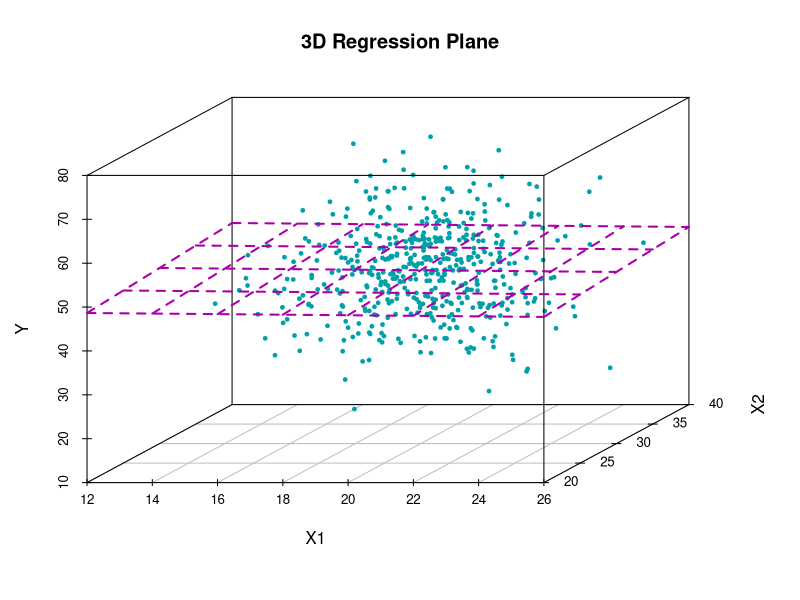
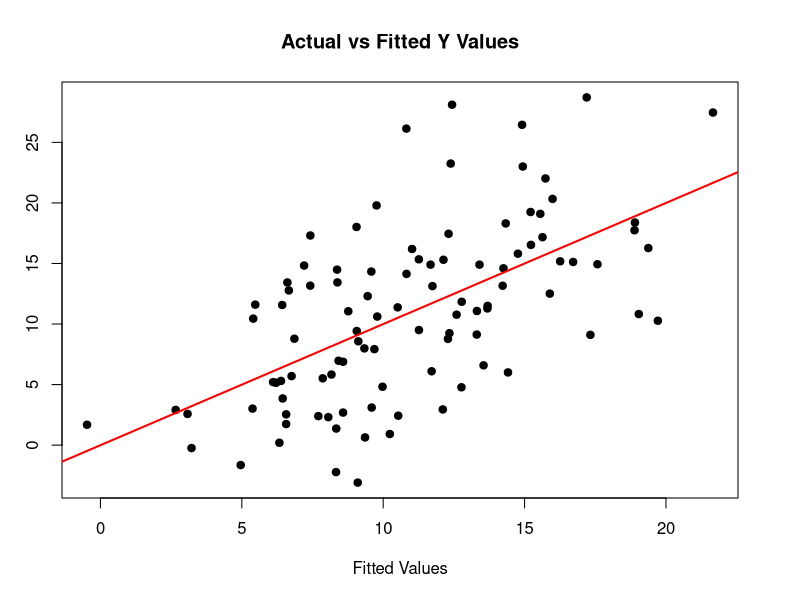
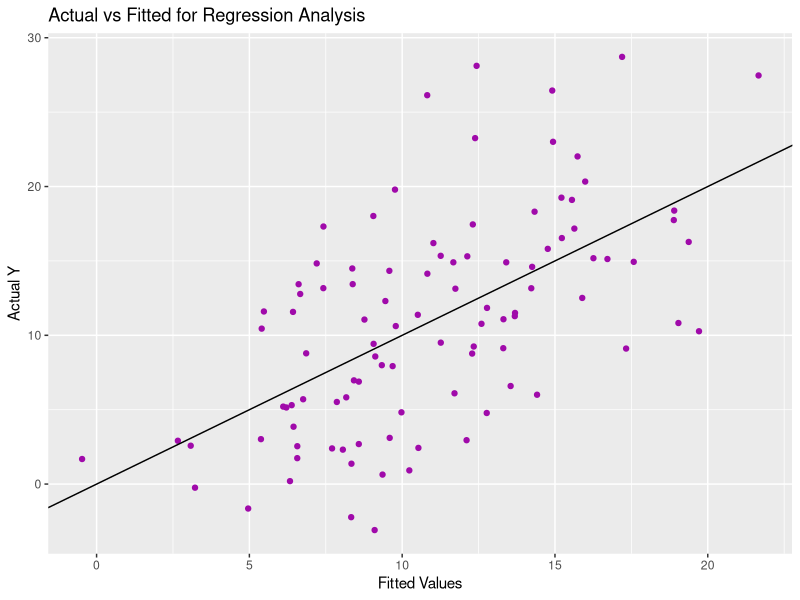
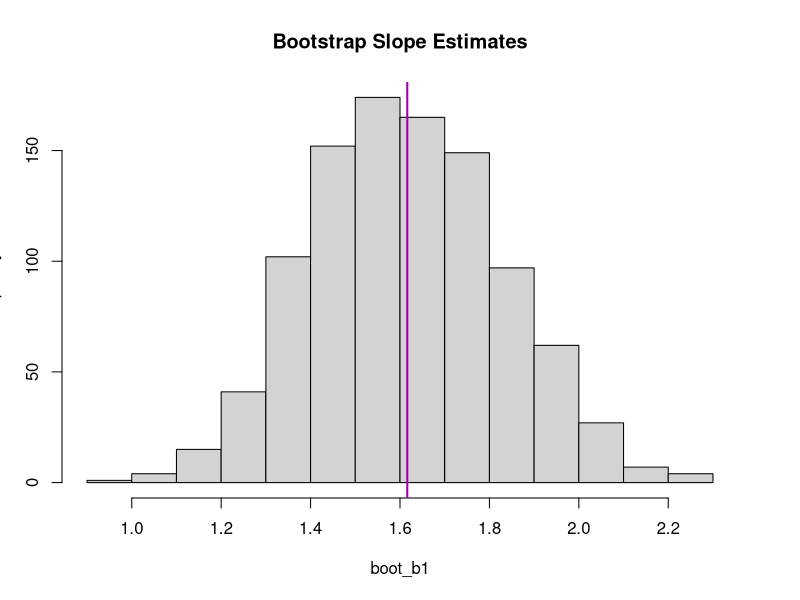

Reproduce these figures in R, in order.
#Multivariate Regression models the relationship between one response variable
#and multiple predictor variables (X1, X2, X3, X4...)
#fitting a multivariate regression on random data

#1. Generate random data

library(scatterplot3d)
library(ggplot2)
n <- 500
X1 <- rnorm(n, mean = 20, sd = 2)
X2 <- rnorm(n, mean = 30, sd = 3)

Y <- rnorm(n, mean = 50, sd = 10)

df <- data.frame(Y, X1, X2)

model <- lm(Y ~ X1 + X2, data = df)
summary(model)

s3d <- scatterplot3d(df$X1, df$X2, df$Y,
        pch = 19,
        color = "#00A0AA",
        cex.symbols = 0.5,
        xlab = "X1", ylab = "X2", zlab = "Y",
        main = "3D Regression Plane")
s3d$plane3d(model, col = "#AA00AA", lwd = 2)

#2d linear regression

X12 <- rnorm(100, mean = 20, sd = 2)
X22 <- rnorm(100, mean = 30, sd = 3)

Y2 <- 5 + 1.5*X12 - 0.8*X22 + rnorm(100, 0, 5)

df2 <- data.frame(Y2, X12, X22)

model2 <- lm(Y2 ~ X12 + X22, data = df2)
print(summary(model2))

#predicting for new values
newdata <- data.frame(X12 = c(20, 25),
                      X22 = c(30, 28))

predict(model2, newdata)

#when you run lm(), y values (Response variables) in fitted.values
plot(model2$fitted.values, df2$Y2,
     pch = 19, col = "black",
     xlab = "Fitted Values",
     ylab = "Actual Y",
     main = "Actual vs Fitted Y Values")
abline(0, 1, col = "red", lwd = 2)

#ggplot version
ggplot(df2, aes(x = model2$fitted.values, y = Y2)) +
  geom_point(color = "#A00AAA") +
  geom_abline(intercept = 0, slope = 1, color = "black") +
  labs(x = "Fitted Values", y = "Actual Y",
       title = "Actual vs Fitted for Regression Analysis")

#paired bootstrapping
#generating the original dataset
n <- 100
X <- rnorm(n, 20, 2) #predictor var
Y <- 5 + 1.5*X + rnorm(n, 0, 5) #response var w B0 B1 and error
df <- data.frame(X, Y) #add to a data frame

model <- lm(Y ~ X, data = df) #create original regression model
#creating storage for bootstrap estimates
boot_b0 <- numeric(1000) #numeric() creates an empty numeric vector
boot_b1 <- numeric(1000) #these vectors will be filled with the intercepts (B0)
#and sloped (B1) of the bootstrap estimates
for (b in 1:1000){
  #resample rows (paired)
  #randomly picks 100 row number from original data set allowing repeats
  boot_idx <- sample(1:n, n, replace = TRUE)
  #stores it in df_boot data fram
  df_boot <- df[boot_idx, ]
  
  #fit model on bootstrap sample
  boot_fit <- lm(Y ~ X, data = df_boot)
  
  #store coefficients from the linear regression model
  boot_b0[b] <- coef(boot_fit)[1]
  boot_b1[b] <- coef(boot_fit)[2]
}
#creates a histograp using the slope estimates
hist(boot_b1, main = "Bootstrap Slope Estimates")
#line for the original slope for the original model
abline(v = coef(model)[2], col = "#A000AA", lwd = 2)
